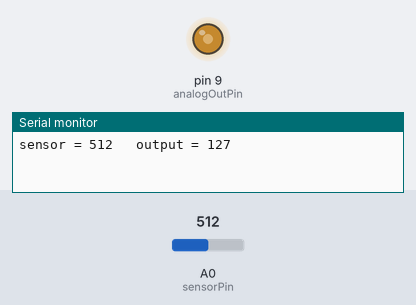
The sketch below on a simulated Arduino Uno, built with avr-gcc and run on an emulated ATmega328P. On the bench: output pins drawn as LEDs (lit = HIGH), the last lines printed to the serial monitor. The inputs (shaded band) are chosen by the test bench; at power-on: A0 (sensorPin) = 512.

Above: at 1.2 s.
1.3 s: A0 (sensorPin) set to 716
At 4.5 s:
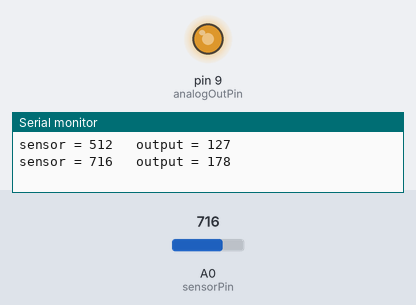
5.5 s: A0 (sensorPin) set to 900
At 9.0 s:
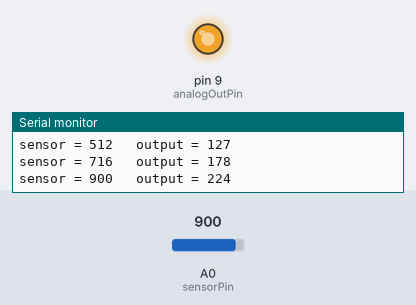
9.5 s: A0 (sensorPin) set to 122
At 13.3 s:
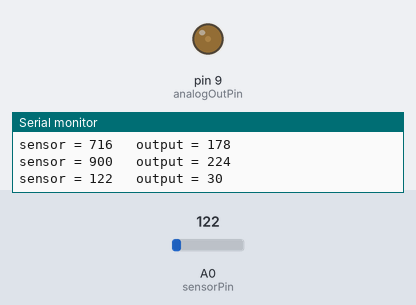
13.6 s: A0 (sensorPin) set to 0
At 17.1 s:
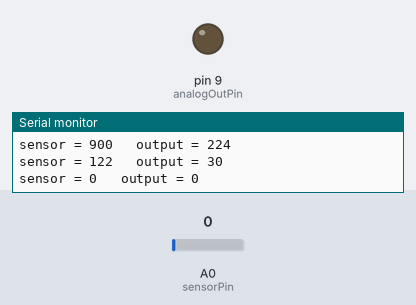
17.7 s: A0 (sensorPin) set to 511
At 21.4 s:
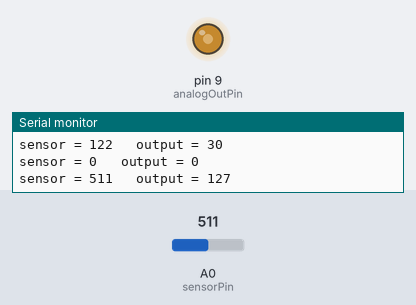
Timing chart, 0 to 22.7 s (numbered marks = the images above; inputs shaded):
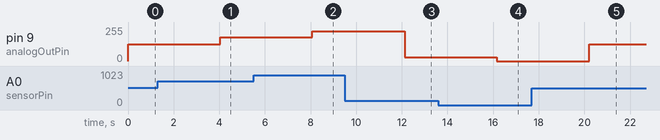

Measured:
- after the input at 1.3 s, pin 9 (analogOutPin): 127/255 → 178/255 after 2.7 s
- after the input at 5.5 s, pin 9 (analogOutPin): 178/255 → 224/255 after 2.6 s
- after the input at 9.5 s, pin 9 (analogOutPin): 224/255 → 30/255 after 2.6 s
- after the input at 13.6 s, pin 9 (analogOutPin): 30/255 → 0/255 after 2.6 s
- after the input at 17.7 s, pin 9 (analogOutPin): 0/255 → 127/255 after 2.5 s

The sketch:

AnalogInOutSerial.ino
```cpp
#include <SoftwareSerial.h>

SoftwareSerial BTserial(10, 11); // RX | TX

int sensorPin = A0;
const int analogInPin = A0;
const int analogOutPin = 9;

int sensorValue = 0;
int outputValue = 0;


void setup() {

  Serial.begin(9600);
  BTserial.begin(9600);
}

void loop() {
  sensorValue = analogRead(analogInPin);
  sensorValue = analogRead(sensorPin);


  outputValue = map(sensorValue, 0, 1023, 0, 255);

  analogWrite(analogOutPin, outputValue);

  Serial.print("sensor = ");
  Serial.print(sensorValue);
  Serial.print("\t output = ");
  Serial.println(outputValue);

  BTserial.print("1234");

BTserial.print(",");

BTserial.print("1234.0");

BTserial.print(",");

BTserial.print("1234 hPa");

BTserial.print(",");

BTserial.print("500 ml/s");

BTserial.print(",");

BTserial.print(sensorValue);

BTserial.print("hello");


delay(2000);

  delay(2000);
}
```
